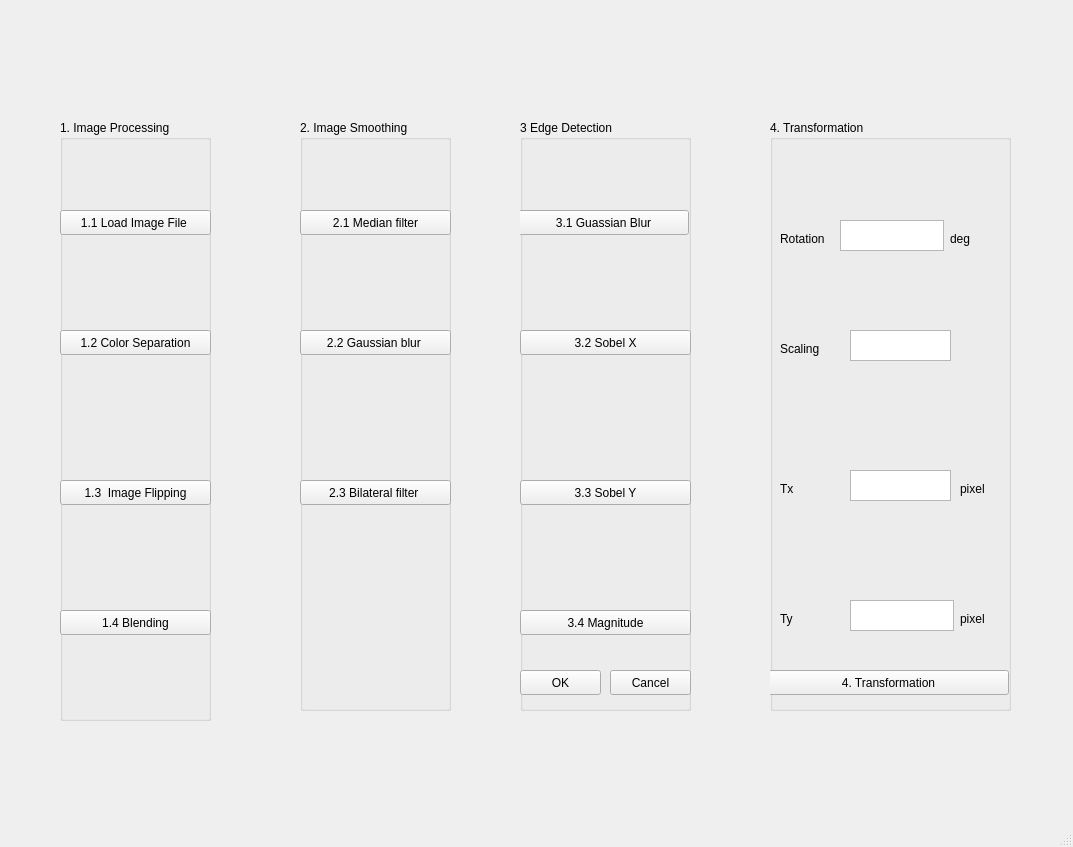
<?xml version="1.0" encoding="UTF-8"?>
<ui version="4.0">
 <class>MainWindow</class>
 <widget class="QMainWindow" name="MainWindow">
  <property name="geometry">
   <rect>
    <x>0</x>
    <y>0</y>
    <width>1073</width>
    <height>847</height>
   </rect>
  </property>
  <property name="windowTitle">
   <string>MainWindow</string>
  </property>
  <widget class="QWidget" name="centralwidget">
   <widget class="QGroupBox" name="groupBox">
    <property name="geometry">
     <rect>
      <x>60</x>
      <y>120</y>
      <width>151</width>
      <height>601</height>
     </rect>
    </property>
    <property name="title">
     <string>1. Image Processing</string>
    </property>
    <widget class="QPushButton" name="load_button">
     <property name="geometry">
      <rect>
       <x>0</x>
       <y>90</y>
       <width>151</width>
       <height>25</height>
      </rect>
     </property>
     <property name="text">
      <string>1.1 Load Image File </string>
     </property>
    </widget>
    <widget class="QPushButton" name="seperate_button">
     <property name="geometry">
      <rect>
       <x>0</x>
       <y>210</y>
       <width>151</width>
       <height>25</height>
      </rect>
     </property>
     <property name="text">
      <string>1.2 Color Separation</string>
     </property>
    </widget>
    <widget class="QPushButton" name="flip_buuton">
     <property name="geometry">
      <rect>
       <x>0</x>
       <y>360</y>
       <width>151</width>
       <height>25</height>
      </rect>
     </property>
     <property name="text">
      <string>1.3  Image Flipping</string>
     </property>
    </widget>
    <widget class="QPushButton" name="blend_button">
     <property name="geometry">
      <rect>
       <x>0</x>
       <y>490</y>
       <width>151</width>
       <height>25</height>
      </rect>
     </property>
     <property name="text">
      <string>1.4 Blending</string>
     </property>
    </widget>
   </widget>
   <widget class="QGroupBox" name="groupBox_2">
    <property name="geometry">
     <rect>
      <x>300</x>
      <y>120</y>
      <width>151</width>
      <height>591</height>
     </rect>
    </property>
    <property name="title">
     <string>2. Image Smoothing</string>
    </property>
    <widget class="QPushButton" name="median_Button">
     <property name="geometry">
      <rect>
       <x>0</x>
       <y>90</y>
       <width>151</width>
       <height>25</height>
      </rect>
     </property>
     <property name="text">
      <string>2.1 Median filter</string>
     </property>
    </widget>
    <widget class="QPushButton" name="gaussian_Button">
     <property name="geometry">
      <rect>
       <x>0</x>
       <y>210</y>
       <width>151</width>
       <height>25</height>
      </rect>
     </property>
     <property name="text">
      <string>2.2 Gaussian blur </string>
     </property>
    </widget>
    <widget class="QPushButton" name="bilateral_Button">
     <property name="geometry">
      <rect>
       <x>0</x>
       <y>360</y>
       <width>151</width>
       <height>25</height>
      </rect>
     </property>
     <property name="text">
      <string>2.3 Bilateral filter </string>
     </property>
    </widget>
   </widget>
   <widget class="QGroupBox" name="groupBox_3">
    <property name="geometry">
     <rect>
      <x>520</x>
      <y>120</y>
      <width>171</width>
      <height>591</height>
     </rect>
    </property>
    <property name="title">
     <string>3 Edge Detection</string>
    </property>
    <widget class="QPushButton" name="guassian_gray_Button">
     <property name="geometry">
      <rect>
       <x>-2</x>
       <y>90</y>
       <width>171</width>
       <height>25</height>
      </rect>
     </property>
     <property name="text">
      <string>3.1 Guassian Blur</string>
     </property>
    </widget>
    <widget class="QPushButton" name="sobelx_Button">
     <property name="geometry">
      <rect>
       <x>0</x>
       <y>210</y>
       <width>171</width>
       <height>25</height>
      </rect>
     </property>
     <property name="text">
      <string>3.2 Sobel X</string>
     </property>
    </widget>
    <widget class="QPushButton" name="sobely_Button">
     <property name="geometry">
      <rect>
       <x>0</x>
       <y>360</y>
       <width>171</width>
       <height>25</height>
      </rect>
     </property>
     <property name="text">
      <string>3.3 Sobel Y</string>
     </property>
    </widget>
    <widget class="QPushButton" name="magnitude_Button">
     <property name="geometry">
      <rect>
       <x>0</x>
       <y>490</y>
       <width>171</width>
       <height>25</height>
      </rect>
     </property>
     <property name="text">
      <string>3.4 Magnitude</string>
     </property>
    </widget>
    <widget class="QPushButton" name="ok_Button">
     <property name="geometry">
      <rect>
       <x>0</x>
       <y>550</y>
       <width>81</width>
       <height>25</height>
      </rect>
     </property>
     <property name="text">
      <string>OK</string>
     </property>
    </widget>
    <widget class="QPushButton" name="cancel_Button">
     <property name="geometry">
      <rect>
       <x>90</x>
       <y>550</y>
       <width>81</width>
       <height>25</height>
      </rect>
     </property>
     <property name="text">
      <string>Cancel</string>
     </property>
    </widget>
   </widget>
   <widget class="QGroupBox" name="groupBox_4">
    <property name="geometry">
     <rect>
      <x>770</x>
      <y>120</y>
      <width>241</width>
      <height>591</height>
     </rect>
    </property>
    <property name="title">
     <string>4. Transformation</string>
    </property>
    <widget class="QPushButton" name="transformation_Button">
     <property name="geometry">
      <rect>
       <x>-2</x>
       <y>550</y>
       <width>241</width>
       <height>25</height>
      </rect>
     </property>
     <property name="text">
      <string>4. Transformation</string>
     </property>
    </widget>
    <widget class="QLabel" name="label">
     <property name="geometry">
      <rect>
       <x>10</x>
       <y>110</y>
       <width>67</width>
       <height>17</height>
      </rect>
     </property>
     <property name="text">
      <string>Rotation</string>
     </property>
    </widget>
    <widget class="QLabel" name="label_2">
     <property name="geometry">
      <rect>
       <x>180</x>
       <y>110</y>
       <width>67</width>
       <height>17</height>
      </rect>
     </property>
     <property name="text">
      <string>deg</string>
     </property>
    </widget>
    <widget class="QTextEdit" name="scaling_text">
     <property name="geometry">
      <rect>
       <x>80</x>
       <y>210</y>
       <width>101</width>
       <height>31</height>
      </rect>
     </property>
    </widget>
    <widget class="QLabel" name="label_3">
     <property name="geometry">
      <rect>
       <x>10</x>
       <y>220</y>
       <width>67</width>
       <height>17</height>
      </rect>
     </property>
     <property name="text">
      <string>Scaling</string>
     </property>
    </widget>
    <widget class="QLabel" name="label_5">
     <property name="geometry">
      <rect>
       <x>10</x>
       <y>360</y>
       <width>67</width>
       <height>17</height>
      </rect>
     </property>
     <property name="text">
      <string>Tx</string>
     </property>
    </widget>
    <widget class="QTextEdit" name="tx_text">
     <property name="geometry">
      <rect>
       <x>80</x>
       <y>350</y>
       <width>101</width>
       <height>31</height>
      </rect>
     </property>
    </widget>
    <widget class="QTextEdit" name="rotation_text">
     <property name="geometry">
      <rect>
       <x>70</x>
       <y>100</y>
       <width>104</width>
       <height>31</height>
      </rect>
     </property>
    </widget>
    <widget class="QLabel" name="label_6">
     <property name="geometry">
      <rect>
       <x>10</x>
       <y>490</y>
       <width>67</width>
       <height>17</height>
      </rect>
     </property>
     <property name="text">
      <string>Ty</string>
     </property>
    </widget>
    <widget class="QTextEdit" name="ty_text">
     <property name="geometry">
      <rect>
       <x>80</x>
       <y>480</y>
       <width>104</width>
       <height>31</height>
      </rect>
     </property>
    </widget>
    <widget class="QLabel" name="label_7">
     <property name="geometry">
      <rect>
       <x>190</x>
       <y>360</y>
       <width>67</width>
       <height>17</height>
      </rect>
     </property>
     <property name="text">
      <string>pixel</string>
     </property>
    </widget>
    <widget class="QLabel" name="label_8">
     <property name="geometry">
      <rect>
       <x>190</x>
       <y>490</y>
       <width>67</width>
       <height>17</height>
      </rect>
     </property>
     <property name="text">
      <string>pixel</string>
     </property>
    </widget>
   </widget>
  </widget>
  <widget class="QMenuBar" name="menubar">
   <property name="geometry">
    <rect>
     <x>0</x>
     <y>0</y>
     <width>1073</width>
     <height>20</height>
    </rect>
   </property>
  </widget>
  <widget class="QStatusBar" name="statusbar"/>
 </widget>
 <resources/>
 <connections/>
</ui>
